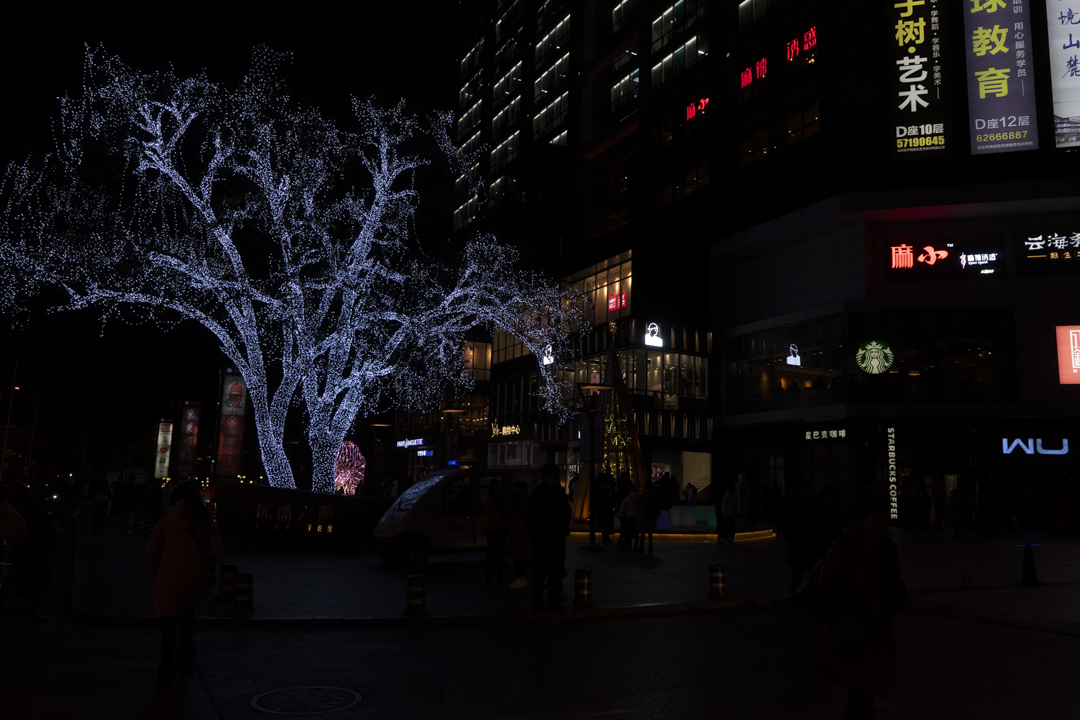
#> input picture low_light_enhancement/images/dark_img_2.png, 1080 x 720 px, found by its file name
$ jupyter execute histtest.ipynb
#> lines starting #> are read from the running program, lines starting #| are printed output that depends on the picture; after the words box and inside, x2 and y2 are one past the last pixel; in counts of white or black regions, pixels touching at a corner belong together; long printed decimals are rounded
Collecting all the necessary functions form packages

[cell 1]
import matplotlib.pyplot as plt
import numpy as np
import cv2 as cv

from skimage.color import rgb2hsv, hsv2rgb, rgb2lab, deltaE_cie76
from skimage import io
from skimage.metrics import structural_similarity as ssim
from skimage.metrics import peak_signal_noise_ratio as psnr

Finding and showing the example image

[cell 2]
im_name = "C:/Users/shaia/Documents/Opgaveregning/AutoSys/1. semester/Computational billedbehandling og spektroskopi/34269_computer_imaging_and_spectroscopy/low_light_enhancement/images/dark_img_2.png"
im_org = io.imread(im_name)
#> im_org is the input picture: shape (720, 1080, 3); mean R, G, B 15.3, 13.1, 15.6
io.imshow(im_org)
plt.axis("off")

Extracting the value channel of the corresponding HSV image

[cell 3]
im_hsv = rgb2hsv(im_org)
#> im_hsv: shape (720, 1080, 3) float64; mean of channels 0, 1, 2 0.514, 0.495, 0.0725
V = im_hsv[:, :, 2]
V = np.uint8(V * 255)

Histogram equalization of the value channel

[cell 4]
V_hist = cv.equalizeHist(V)

plt.figure()

plt.hist(V_hist.ravel(), bins = 256)
plt.title("Histogram equalisation of Value channel in image")
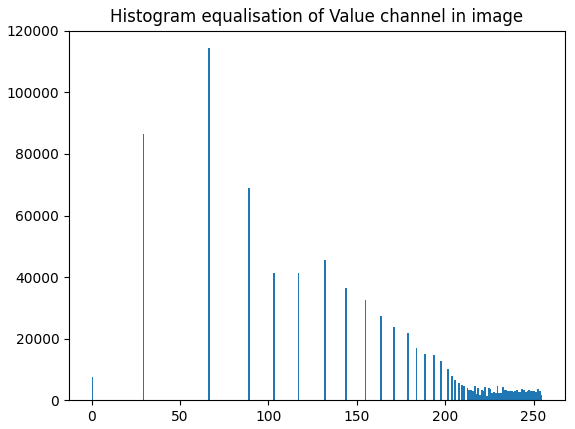
#> figure drawn by matplotlib, 1 panel; tallest bar 114349 high, from x = 65.74 to 66.74

Check for constrast level in image

[cell 5]
V_comp = (V_hist < V) * V
#> V_comp: shape (720, 1080); every value is 0
V_compMax = np.max(V_comp) / 255
#> V_compMax = 0

if V_compMax > 0.1 and V_compMax < 0.6:
    th = 0.6
    V_1 = V.copy()
    V_2 = V_hist.copy()
    gamma = 3
elif V_compMax > 0.6 and V_compMax < 1:
    th = 1
    V_1 = V.copy()
    V_2 = V_hist.copy()
    gamma = 2.2
elif V_compMax > 0 and V_compMax < 0.1:
    th = 1
    V_1 = V.copy()
    V_2 = V.copy()
    gamma = 1.6
else:
    th = 1
    V_1 = V_hist.copy()
    V_2 = V_hist.copy()
    gamma = 1.6

Calculate the enhanced image

[cell 6]
V_llp = ((V_1 / 255) <= th) * V_2
V_op = ((V_1 / 255) >= th) * V_2
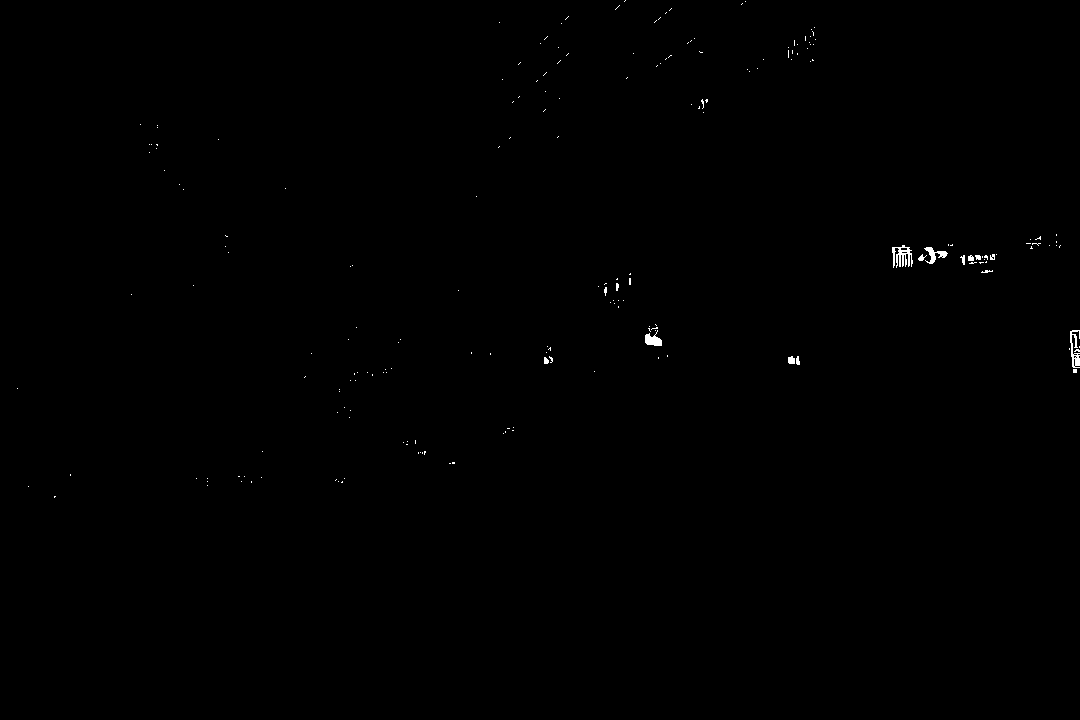
#> V_op: shape (720, 1080); 0.2% white; 206 white regions (192 under 20 px), largest, box (x1, y1, x2, y2) and area: (892, 245, 913, 268) 264, (1070, 330, 1080, 368) 199, (924, 247, 948, 264) 160
V_llpup = 255 * ((V_llp / 255) ** (1 / gamma))
V_enh = V_llpup + V_op
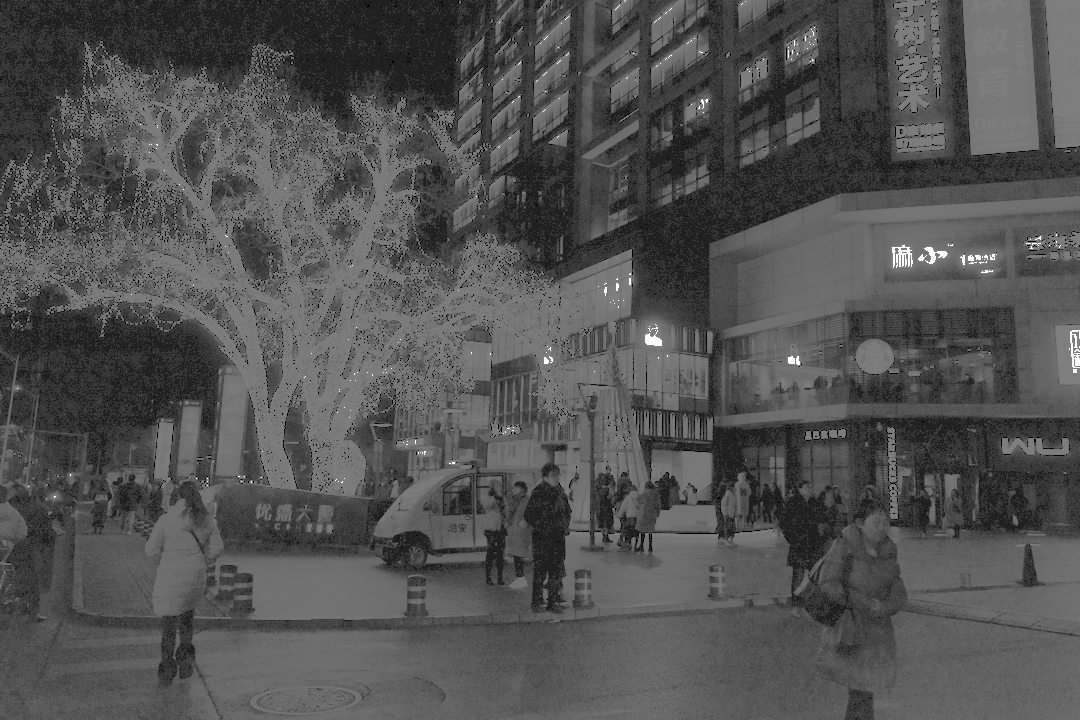
#> V_enh: shape (720, 1080) float64; min 0, max 510, mean 164.7; drawn with min black and max white

Transform the enhanced image back to RGB

[cell 7]
im_hsv[:, :, 2] = V_enh / 255
#> im_hsv: shape (720, 1080, 3) float64; mean of channels 0, 1, 2 0.514, 0.495, 0.646
im_enh = hsv2rgb(im_hsv)
im_enh = np.uint8(im_enh * 255)
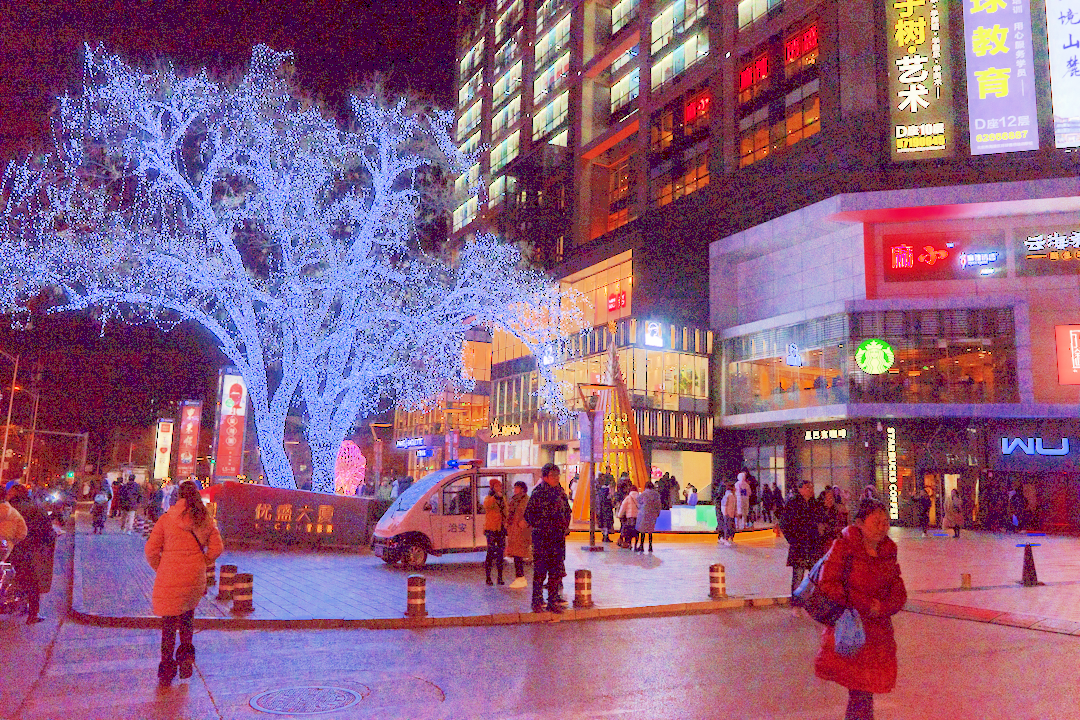
#> im_enh: shape (720, 1080, 3); mean R, G, B 143.4, 96.1, 128.1

plt.figure()

plt.subplot(1, 2, 1)
io.imshow(im_org)
plt.title("Original image")
plt.axis("off")

plt.subplot(1, 2, 2)
io.imshow(im_enh)
plt.title("Enhanced image")
plt.axis("off")

Plotting the final histograms

[cell 8]
figs, ax = plt.subplots(2, 1)

plt.subplot(2, 1, 1)
plt.hist(V.ravel(), bins = 256)
plt.xlim((0, 255))
plt.title("Histogram of the original image")

plt.subplot(2, 1, 2)
plt.hist(V_enh.ravel(), bins = 256)
plt.xlim((0, 255))
pos = ax[1].get_position()
new_pos = [pos.x0, pos.y0 - 0.1, pos.width, pos.height]
ax[1].set_position(new_pos)
plt.title("Histogram of the enhanced image")
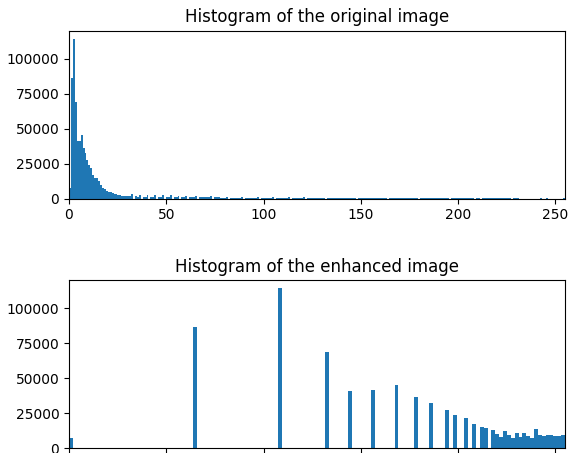
#> figure drawn by matplotlib, 2 panels; panel 1: tallest bar 114349 high, from x = 1.99 to 2.99; panel 2: tallest bar 114349 high, from x = 107.6 to 109.6

Evaluation with SSIM, PSNR and DeltaE

[cell 9]
eval_ssim = ssim(V, np.uint8(V_enh))
#> eval_ssim = 0.0831
eval_psnr = psnr(V, np.uint8(V_enh))
#> eval_psnr = 4.45
im_orgLAB = rgb2lab(im_org)
#> im_orgLAB: shape (720, 1080, 3) float64; mean of channels 0, 1, 2 5.2, 1.3, -1
im_enhLAB = rgb2lab(im_enh)
#> im_enhLAB: shape (720, 1080, 3) float64; mean of channels 0, 1, 2 47.7, 25.9, -7.3
eval_coldif = deltaE_cie76(im_orgLAB, im_enhLAB)
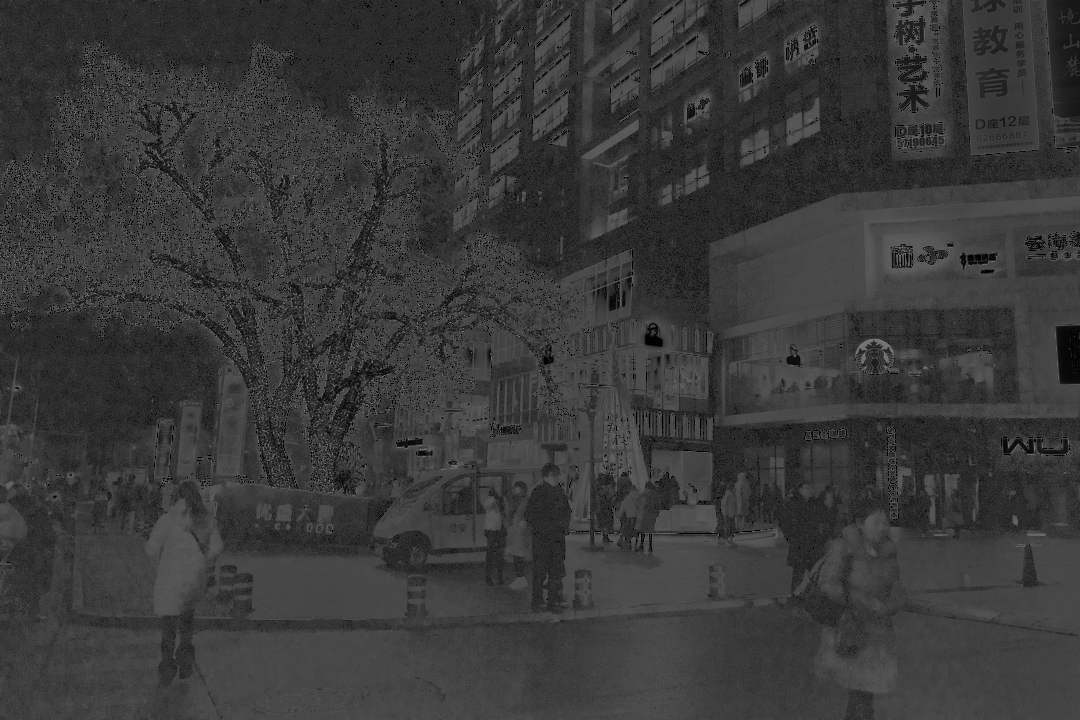
#> eval_coldif: shape (720, 1080) float64; min 0, max 123.1, mean 57.6

print("SSIM result:\t" + str(eval_ssim) + "\nPSNR result:\t" + str(eval_psnr) + "\nDelta_E average result:\t" + str(np.mean(eval_coldif)))
#| SSIM result:	0.0831
#| PSNR result:	4.454
#| Delta_E average result:	57.614

plt.figure()
io.imshow(np.uint8(np.round(eval_coldif)))
plt.axis("off")
plt.title(r"$\Delta$E as an image")
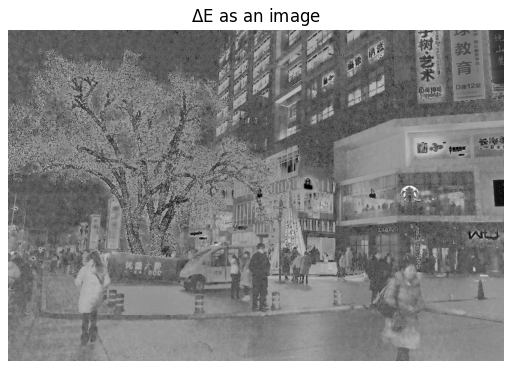
#> figure drawn by matplotlib, 1 panel

$ run again, with low_light_enhancement/images/dark_img_1.png copied over low_light_enhancement/images/dark_img_2.png
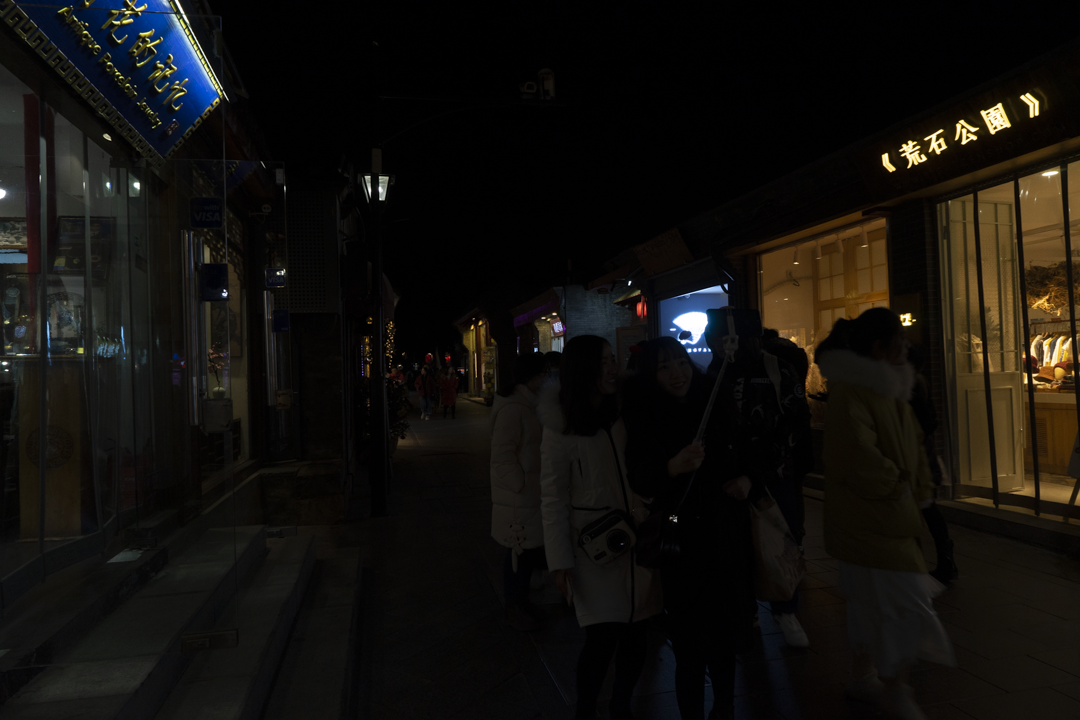
#> input picture low_light_enhancement/images/dark_img_1.png, 1080 x 720 px, found by its file name
#> im_org is the input picture: shape (720, 1080, 3); mean R, G, B 18.7, 16.4, 13.4
#> V_comp: shape (720, 1080); every value is 0
#> V_compMax = 0
#> `V_op = ((V_1 / 255) >= th) * V_2`:
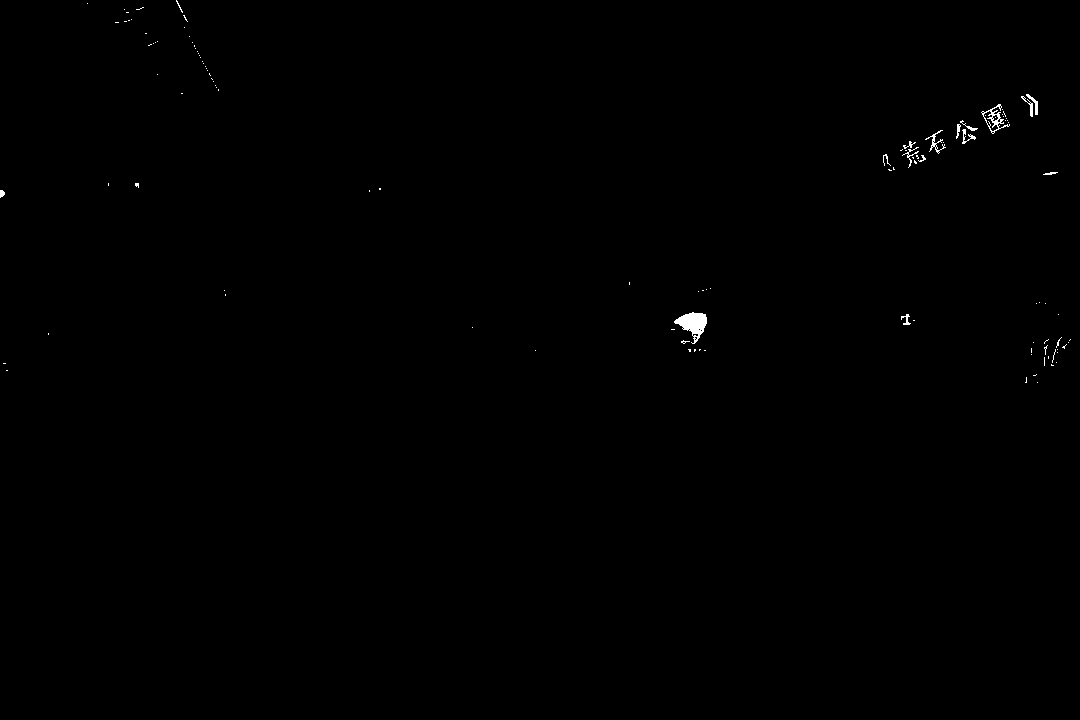
#> V_op: shape (720, 1080); 0.22% white; 116 white regions (101 under 20 px), largest, box (x1, y1, x2, y2) and area: (674, 312, 707, 344) 531, (981, 104, 1010, 134) 218, (925, 130, 946, 154) 110
#> eval_ssim = 0.119
#> eval_psnr = 4.64
#> im_orgLAB: shape (720, 1080, 3) float64; mean of channels 0, 1, 2 6.1, 0.7, 2.1
#> im_enhLAB: shape (720, 1080, 3) float64; mean of channels 0, 1, 2 54.7, 12.9, 6
#| SSIM result:	0.1185
#| PSNR result:	4.638
#| Delta_E average result:	59.200
#> `[cell 9] eval_ssim = ssim(V, np.uint8(V_enh)) eval_psnr = psnr(V, np.u..`:
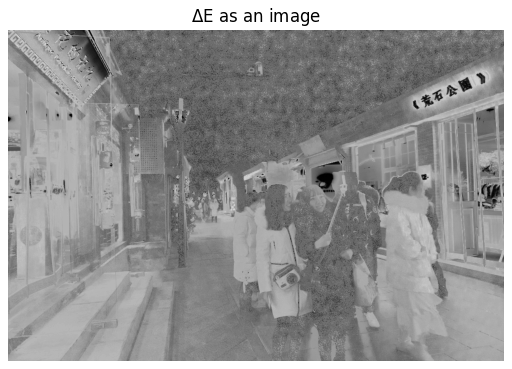
#> figure drawn by matplotlib, 1 panel

$ run again, with low_light_enhancement/images/2015_00173.jpg saved as low_light_enhancement/images/dark_img_2.png
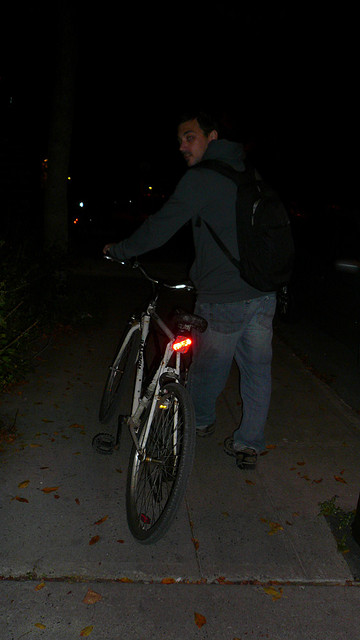
#> input picture low_light_enhancement/images/2015_00173.jpg, 360 x 640 px, found by its file name
#> im_org is the input picture: shape (640, 360, 3); mean R, G, B 23.1, 22.2, 19.8
#> V_comp: shape (640, 360); every value is 0
#> V_compMax = 0
#> `V_op = ((V_1 / 255) >= th) * V_2`:
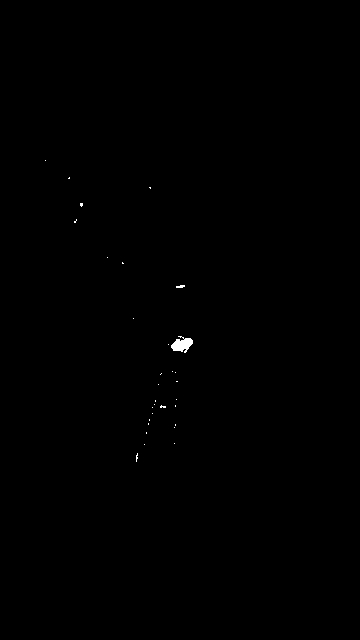
#> V_op: shape (640, 360); 0.14% white; 31 white regions (29 under 20 px), largest, box (x1, y1, x2, y2) and area: (171, 336, 193, 353) 225, (176, 285, 185, 288) 21
#> eval_ssim = 0.422
#> eval_psnr = 7.17
#> im_orgLAB: shape (640, 360, 3) float64; mean of channels 0, 1, 2 8.8, 0, 1.5
#> im_enhLAB: shape (640, 360, 3) float64; mean of channels 0, 1, 2 42.7, -1.1, 8.8
#| SSIM result:	0.422
#| PSNR result:	7.166
#| Delta_E average result:	37.298
#> `[cell 9] eval_ssim = ssim(V, np.uint8(V_enh)) eval_psnr = psnr(V, np.u..`:
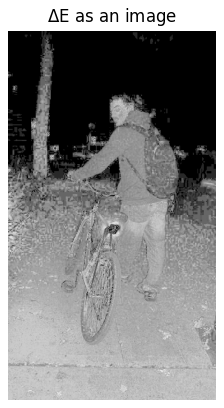
#> figure drawn by matplotlib, 1 panel
